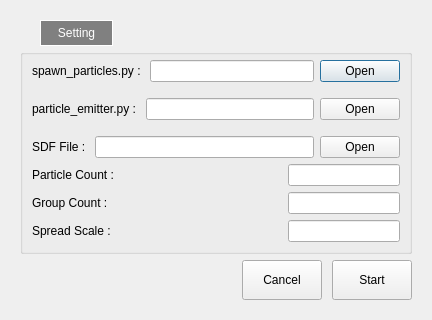
<?xml version="1.0" encoding="UTF-8"?>
<ui version="4.0">
 <class>DlgWorldOptionFire</class>
 <widget class="QDialog" name="DlgWorldOptionFire">
  <property name="geometry">
   <rect>
    <x>0</x>
    <y>0</y>
    <width>432</width>
    <height>320</height>
   </rect>
  </property>
  <property name="windowTitle">
   <string>World Option - Fire</string>
  </property>
  <layout class="QVBoxLayout" name="verticalLayout">
   <item>
    <widget class="QFrame" name="frame">
     <property name="minimumSize">
      <size>
       <width>0</width>
       <height>0</height>
      </size>
     </property>
     <property name="frameShape">
      <enum>QFrame::NoFrame</enum>
     </property>
     <property name="frameShadow">
      <enum>QFrame::Raised</enum>
     </property>
     <layout class="QVBoxLayout" name="verticalLayout_3">
      <property name="spacing">
       <number>0</number>
      </property>
      <property name="leftMargin">
       <number>0</number>
      </property>
      <property name="topMargin">
       <number>0</number>
      </property>
      <property name="rightMargin">
       <number>0</number>
      </property>
      <property name="bottomMargin">
       <number>0</number>
      </property>
      <item>
       <widget class="QWidget" name="verticalWidget" native="true">
        <layout class="QVBoxLayout" name="verticalLayout_2">
         <item>
          <widget class="QFrame" name="frame_2">
           <property name="frameShape">
            <enum>QFrame::NoFrame</enum>
           </property>
           <property name="frameShadow">
            <enum>QFrame::Raised</enum>
           </property>
           <layout class="QVBoxLayout" name="verticalLayout_4">
            <property name="leftMargin">
             <number>0</number>
            </property>
            <property name="topMargin">
             <number>0</number>
            </property>
            <property name="rightMargin">
             <number>0</number>
            </property>
            <property name="bottomMargin">
             <number>0</number>
            </property>
            <item>
             <widget class="QGroupBox" name="gbWorldOptionFireSetting">
              <property name="styleSheet">
               <string notr="true">QGroupBox#gbWorldOptionFireSetting {
    border: 1px solid 	darkgray;
    margin-top: 15px;
	color:white
}

QGroupBox#gbWorldOptionFireSetting::title {
    subcontrol-position: top left;
    border: 1px solid white;
    background-color: gray;
    padding: 5px 15px 5px 15px;
    top: -15px;
	left: 20px;
}</string>
              </property>
              <property name="title">
               <string>Setting</string>
              </property>
              <layout class="QVBoxLayout" name="verticalLayout_6">
               <property name="topMargin">
                <number>20</number>
               </property>
               <item>
                <layout class="QHBoxLayout" name="horizontalLayout_10">
                 <item>
                  <widget class="QFrame" name="frame_6">
                   <property name="sizePolicy">
                    <sizepolicy hsizetype="Minimum" vsizetype="Preferred">
                     <horstretch>0</horstretch>
                     <verstretch>0</verstretch>
                    </sizepolicy>
                   </property>
                   <property name="frameShape">
                    <enum>QFrame::NoFrame</enum>
                   </property>
                   <property name="frameShadow">
                    <enum>QFrame::Raised</enum>
                   </property>
                   <layout class="QHBoxLayout" name="horizontalLayout_11">
                    <property name="leftMargin">
                     <number>0</number>
                    </property>
                    <property name="topMargin">
                     <number>0</number>
                    </property>
                    <property name="rightMargin">
                     <number>0</number>
                    </property>
                    <property name="bottomMargin">
                     <number>0</number>
                    </property>
                    <item>
                     <widget class="QLabel" name="label_5">
                      <property name="sizePolicy">
                       <sizepolicy hsizetype="Fixed" vsizetype="Preferred">
                        <horstretch>0</horstretch>
                        <verstretch>0</verstretch>
                       </sizepolicy>
                      </property>
                      <property name="text">
                       <string>spawn_particles.py : </string>
                      </property>
                     </widget>
                    </item>
                    <item>
                     <widget class="QLineEdit" name="leditWorldOptionFireSpawnParticlesPath">
                      <property name="readOnly">
                       <bool>true</bool>
                      </property>
                     </widget>
                    </item>
                   </layout>
                  </widget>
                 </item>
                 <item>
                  <widget class="QPushButton" name="btnWorldOptionFireSpawnParticlesOpen">
                   <property name="text">
                    <string>Open</string>
                   </property>
                  </widget>
                 </item>
                </layout>
               </item>
               <item>
                <layout class="QHBoxLayout" name="horizontalLayout_8">
                 <item>
                  <widget class="QFrame" name="frame_5">
                   <property name="sizePolicy">
                    <sizepolicy hsizetype="Minimum" vsizetype="Preferred">
                     <horstretch>0</horstretch>
                     <verstretch>0</verstretch>
                    </sizepolicy>
                   </property>
                   <property name="frameShape">
                    <enum>QFrame::NoFrame</enum>
                   </property>
                   <property name="frameShadow">
                    <enum>QFrame::Raised</enum>
                   </property>
                   <layout class="QHBoxLayout" name="horizontalLayout_12">
                    <property name="leftMargin">
                     <number>0</number>
                    </property>
                    <property name="topMargin">
                     <number>0</number>
                    </property>
                    <property name="rightMargin">
                     <number>0</number>
                    </property>
                    <property name="bottomMargin">
                     <number>0</number>
                    </property>
                    <item>
                     <widget class="QLabel" name="label_6">
                      <property name="sizePolicy">
                       <sizepolicy hsizetype="Fixed" vsizetype="Preferred">
                        <horstretch>0</horstretch>
                        <verstretch>0</verstretch>
                       </sizepolicy>
                      </property>
                      <property name="text">
                       <string>particle_emitter.py : </string>
                      </property>
                     </widget>
                    </item>
                    <item>
                     <widget class="QLineEdit" name="leditWorldOptionFireParticleEmitterPath">
                      <property name="readOnly">
                       <bool>true</bool>
                      </property>
                     </widget>
                    </item>
                    <item>
                     <widget class="QPushButton" name="btnWorldOptionFireParticleEmitterOpen">
                      <property name="text">
                       <string>Open</string>
                      </property>
                     </widget>
                    </item>
                   </layout>
                  </widget>
                 </item>
                </layout>
               </item>
               <item>
                <layout class="QHBoxLayout" name="horizontalLayout_4">
                 <item>
                  <widget class="QFrame" name="frame_4">
                   <property name="sizePolicy">
                    <sizepolicy hsizetype="Minimum" vsizetype="Preferred">
                     <horstretch>0</horstretch>
                     <verstretch>0</verstretch>
                    </sizepolicy>
                   </property>
                   <property name="minimumSize">
                    <size>
                     <width>200</width>
                     <height>0</height>
                    </size>
                   </property>
                   <property name="frameShape">
                    <enum>QFrame::NoFrame</enum>
                   </property>
                   <property name="frameShadow">
                    <enum>QFrame::Raised</enum>
                   </property>
                   <layout class="QHBoxLayout" name="horizontalLayout_5">
                    <property name="leftMargin">
                     <number>0</number>
                    </property>
                    <property name="topMargin">
                     <number>0</number>
                    </property>
                    <property name="rightMargin">
                     <number>0</number>
                    </property>
                    <property name="bottomMargin">
                     <number>0</number>
                    </property>
                    <item>
                     <widget class="QLabel" name="label_2">
                      <property name="sizePolicy">
                       <sizepolicy hsizetype="Fixed" vsizetype="Preferred">
                        <horstretch>0</horstretch>
                        <verstretch>0</verstretch>
                       </sizepolicy>
                      </property>
                      <property name="text">
                       <string>SDF File : </string>
                      </property>
                     </widget>
                    </item>
                    <item>
                     <widget class="QLineEdit" name="leditWorldOptionFireSDFFilePath">
                      <property name="sizePolicy">
                       <sizepolicy hsizetype="Minimum" vsizetype="Fixed">
                        <horstretch>0</horstretch>
                        <verstretch>0</verstretch>
                       </sizepolicy>
                      </property>
                      <property name="readOnly">
                       <bool>true</bool>
                      </property>
                     </widget>
                    </item>
                   </layout>
                  </widget>
                 </item>
                 <item>
                  <widget class="QPushButton" name="btnWorldOptionFireSDFPathOpen">
                   <property name="sizePolicy">
                    <sizepolicy hsizetype="Fixed" vsizetype="Fixed">
                     <horstretch>0</horstretch>
                     <verstretch>0</verstretch>
                    </sizepolicy>
                   </property>
                   <property name="minimumSize">
                    <size>
                     <width>20</width>
                     <height>0</height>
                    </size>
                   </property>
                   <property name="text">
                    <string>Open</string>
                   </property>
                  </widget>
                 </item>
                </layout>
               </item>
               <item>
                <layout class="QHBoxLayout" name="horizontalLayout_3" stretch="0,1">
                 <item>
                  <widget class="QLabel" name="label">
                   <property name="sizePolicy">
                    <sizepolicy hsizetype="Fixed" vsizetype="Preferred">
                     <horstretch>0</horstretch>
                     <verstretch>0</verstretch>
                    </sizepolicy>
                   </property>
                   <property name="minimumSize">
                    <size>
                     <width>250</width>
                     <height>0</height>
                    </size>
                   </property>
                   <property name="text">
                    <string>Particle Count : </string>
                   </property>
                  </widget>
                 </item>
                 <item>
                  <widget class="QLineEdit" name="leditWorldOptionFireParticleCount">
                   <property name="sizePolicy">
                    <sizepolicy hsizetype="Preferred" vsizetype="Fixed">
                     <horstretch>0</horstretch>
                     <verstretch>0</verstretch>
                    </sizepolicy>
                   </property>
                   <property name="alignment">
                    <set>Qt::AlignCenter</set>
                   </property>
                  </widget>
                 </item>
                </layout>
               </item>
               <item>
                <layout class="QHBoxLayout" name="horizontalLayout_6">
                 <item>
                  <widget class="QLabel" name="label_3">
                   <property name="sizePolicy">
                    <sizepolicy hsizetype="Fixed" vsizetype="Preferred">
                     <horstretch>0</horstretch>
                     <verstretch>0</verstretch>
                    </sizepolicy>
                   </property>
                   <property name="minimumSize">
                    <size>
                     <width>250</width>
                     <height>0</height>
                    </size>
                   </property>
                   <property name="text">
                    <string>Group Count : </string>
                   </property>
                  </widget>
                 </item>
                 <item>
                  <widget class="QLineEdit" name="leditWorldOptionFireGroupCount">
                   <property name="alignment">
                    <set>Qt::AlignCenter</set>
                   </property>
                  </widget>
                 </item>
                </layout>
               </item>
               <item>
                <layout class="QHBoxLayout" name="horizontalLayout_7">
                 <item>
                  <widget class="QLabel" name="label_4">
                   <property name="sizePolicy">
                    <sizepolicy hsizetype="Fixed" vsizetype="Preferred">
                     <horstretch>0</horstretch>
                     <verstretch>0</verstretch>
                    </sizepolicy>
                   </property>
                   <property name="minimumSize">
                    <size>
                     <width>250</width>
                     <height>0</height>
                    </size>
                   </property>
                   <property name="text">
                    <string>Spread Scale : </string>
                   </property>
                  </widget>
                 </item>
                 <item>
                  <widget class="QLineEdit" name="leditWorldOptionFireSpreadScale">
                   <property name="alignment">
                    <set>Qt::AlignCenter</set>
                   </property>
                  </widget>
                 </item>
                </layout>
               </item>
              </layout>
             </widget>
            </item>
           </layout>
          </widget>
         </item>
         <item>
          <widget class="QFrame" name="frame_3">
           <property name="sizePolicy">
            <sizepolicy hsizetype="Preferred" vsizetype="Fixed">
             <horstretch>0</horstretch>
             <verstretch>0</verstretch>
            </sizepolicy>
           </property>
           <property name="minimumSize">
            <size>
             <width>0</width>
             <height>40</height>
            </size>
           </property>
           <property name="frameShape">
            <enum>QFrame::NoFrame</enum>
           </property>
           <property name="frameShadow">
            <enum>QFrame::Raised</enum>
           </property>
           <layout class="QHBoxLayout" name="horizontalLayout_2">
            <property name="spacing">
             <number>0</number>
            </property>
            <property name="leftMargin">
             <number>0</number>
            </property>
            <property name="topMargin">
             <number>0</number>
            </property>
            <property name="rightMargin">
             <number>0</number>
            </property>
            <property name="bottomMargin">
             <number>0</number>
            </property>
            <item>
             <layout class="QHBoxLayout" name="horizontalLayout">
              <property name="spacing">
               <number>10</number>
              </property>
              <item>
               <spacer name="horizontalSpacer">
                <property name="orientation">
                 <enum>Qt::Horizontal</enum>
                </property>
                <property name="sizeHint" stdset="0">
                 <size>
                  <width>40</width>
                  <height>20</height>
                 </size>
                </property>
               </spacer>
              </item>
              <item>
               <widget class="QPushButton" name="btnWorldOptionFireCancel">
                <property name="sizePolicy">
                 <sizepolicy hsizetype="Minimum" vsizetype="Preferred">
                  <horstretch>0</horstretch>
                  <verstretch>0</verstretch>
                 </sizepolicy>
                </property>
                <property name="text">
                 <string>Cancel</string>
                </property>
               </widget>
              </item>
              <item>
               <widget class="QPushButton" name="btnWorldOptionFireStart">
                <property name="sizePolicy">
                 <sizepolicy hsizetype="Minimum" vsizetype="Preferred">
                  <horstretch>0</horstretch>
                  <verstretch>0</verstretch>
                 </sizepolicy>
                </property>
                <property name="text">
                 <string>Start</string>
                </property>
               </widget>
              </item>
             </layout>
            </item>
           </layout>
          </widget>
         </item>
        </layout>
       </widget>
      </item>
     </layout>
    </widget>
   </item>
  </layout>
 </widget>
 <resources/>
 <connections/>
</ui>
